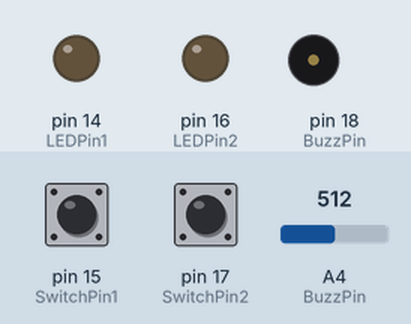
Simulated run of this sketch. Board: Arduino Uno, built with avr-gcc and run on an emulated ATmega328P. On the bench: output pins drawn as LEDs (lit = HIGH), buzzer (waves = sounding, pin HIGH). The inputs (shaded band) are chosen by the test bench; at power-on: pin 15 (SwitchPin1) LOW, pin 17 (SwitchPin2) LOW, A4 (BuzzPin) = 512.

Above: at 1.3 s.
1.4 s: pin 15 (SwitchPin1) pulled HIGH for 0.65 s
At 2.3 s:
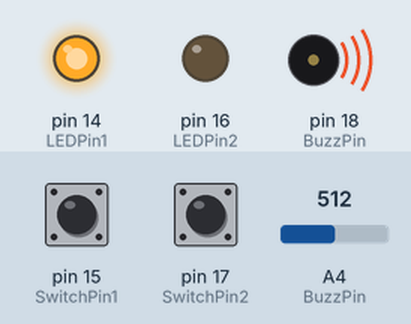
4.0 s: pin 17 (SwitchPin2) pulled HIGH for 0.65 s
At 4.9 s:
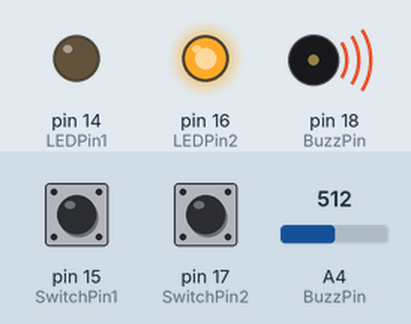
6.6 s: pin 17 (SwitchPin2) pulled HIGH for 3.2 s
At 11.4 s:
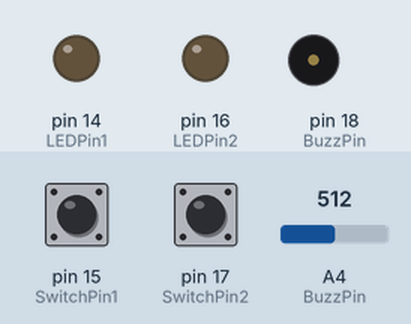
11.7 s: pin 15 (SwitchPin1) pulled HIGH for 3.2 s
At 12.8 s:
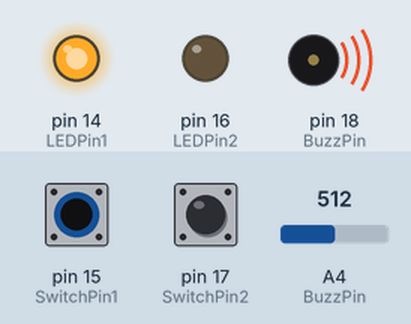
16.8 s: pin 15 (SwitchPin1) driven HIGH and pin 17 (SwitchPin2) driven HIGH
At 17.5 s:
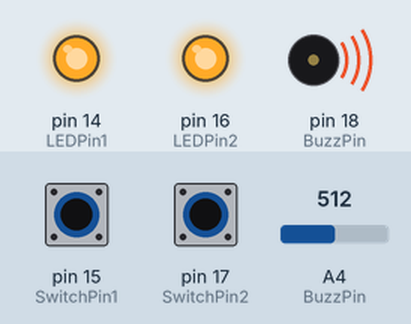
Timing chart, 0 to 19.4 s (numbered marks = the images above; inputs shaded):
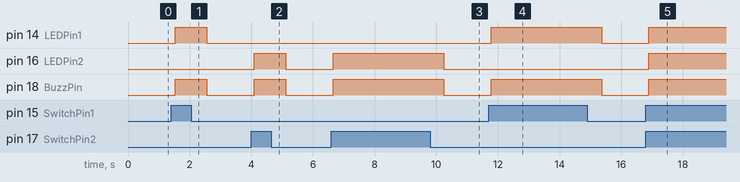

Measured:
- after the input at 1.4 s, pin 14 (LEDPin1), pin 18 (BuzzPin): LOW → HIGH after 0.14 s, → LOW 1.0 s later
- after the input at 4.0 s, pin 16 (LEDPin2), pin 18 (BuzzPin): LOW → HIGH after 0.10 s, → LOW 1.0 s later
- after the input at 6.6 s, pin 16 (LEDPin2), pin 18 (BuzzPin): LOW → HIGH after 0.06 s, → LOW 3.6 s later
- after the input at 11.7 s, pin 14 (LEDPin1), pin 18 (BuzzPin): LOW → HIGH after 0.08 s, → LOW 3.6 s later
- after the input at 16.8 s, pin 14 (LEDPin1), pin 16 (LEDPin2), pin 18 (BuzzPin): LOW → HIGH after 0.10 s

The sketch:

LED.ino
```cpp
/*
 Name:		LED.ino
 Created:	7/2/2018 6:49:25 PM
 Author:	RavianXReaver
*/

#include "stdio.h"

#define LEDPin1		14
#define SwitchPin1	15
#define LEDPin2		16
#define SwitchPin2	17
#define BuzzPin		18
#define potPin		4

int val = 0;

void setup()
{
	pinMode(LEDPin1, OUTPUT);
	pinMode(SwitchPin1, INPUT);
	pinMode(LEDPin2, OUTPUT);
	pinMode(SwitchPin2, INPUT);
	pinMode(BuzzPin, OUTPUT);
}

void loop()
{
	val = analogRead(potPin);
	if((digitalRead(SwitchPin1)==HIGH) || (digitalRead(SwitchPin2)==HIGH))
	{
		if(digitalRead(SwitchPin1)==HIGH)
		{
			digitalWrite(LEDPin1, HIGH);
			digitalWrite(BuzzPin, HIGH);
			//delay(val);
		}
		else
		{
			digitalWrite(LEDPin1, LOW);
		}

		if(digitalRead(SwitchPin2)==HIGH)
		{
			digitalWrite(LEDPin2, HIGH);
			digitalWrite(BuzzPin, HIGH);
			//delay(val);
		}
		else
		{
			digitalWrite(LEDPin2, LOW);
		}
	}
	else
	{
		digitalWrite(BuzzPin, LOW);
		digitalWrite(LEDPin1, LOW);
		digitalWrite(LEDPin2, LOW);
	}

	delay(val);
}
```
